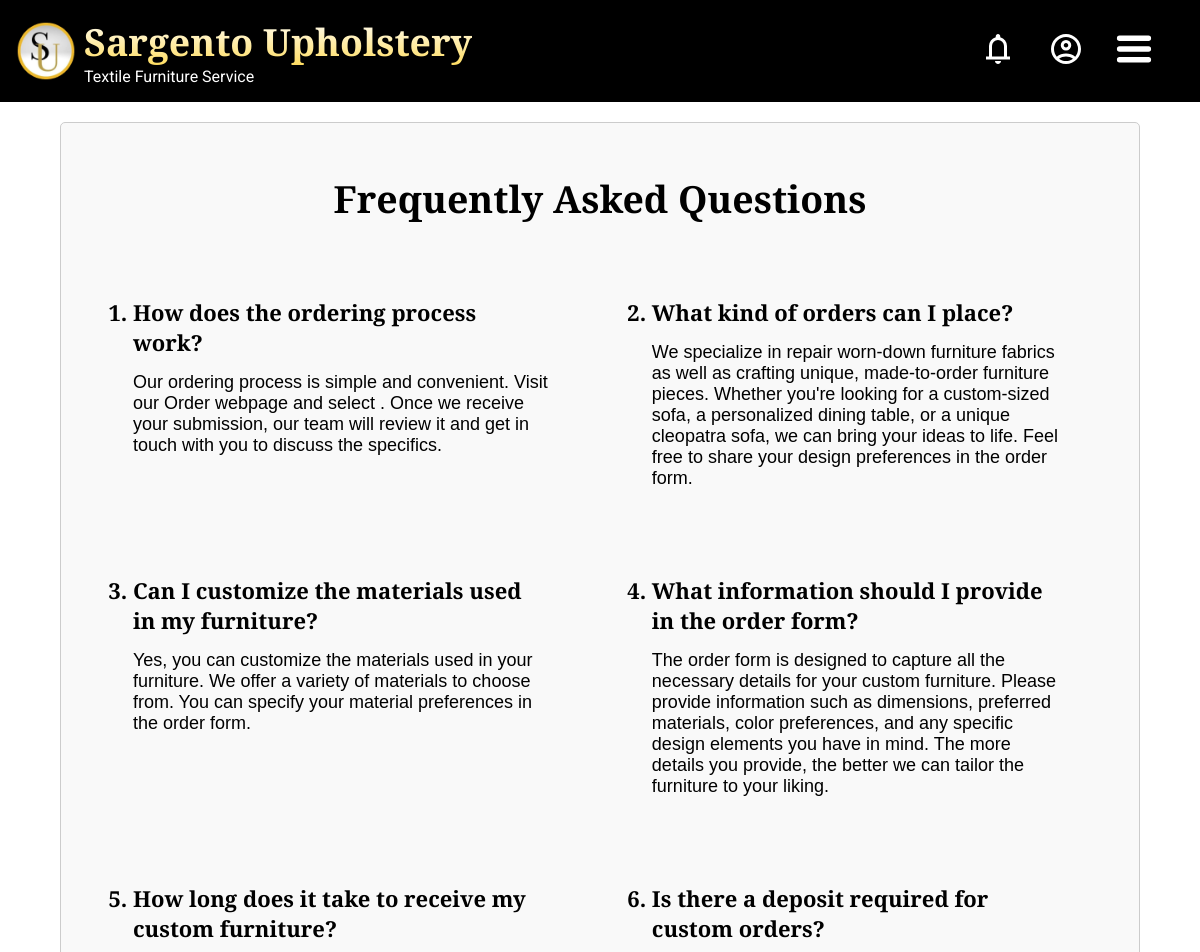
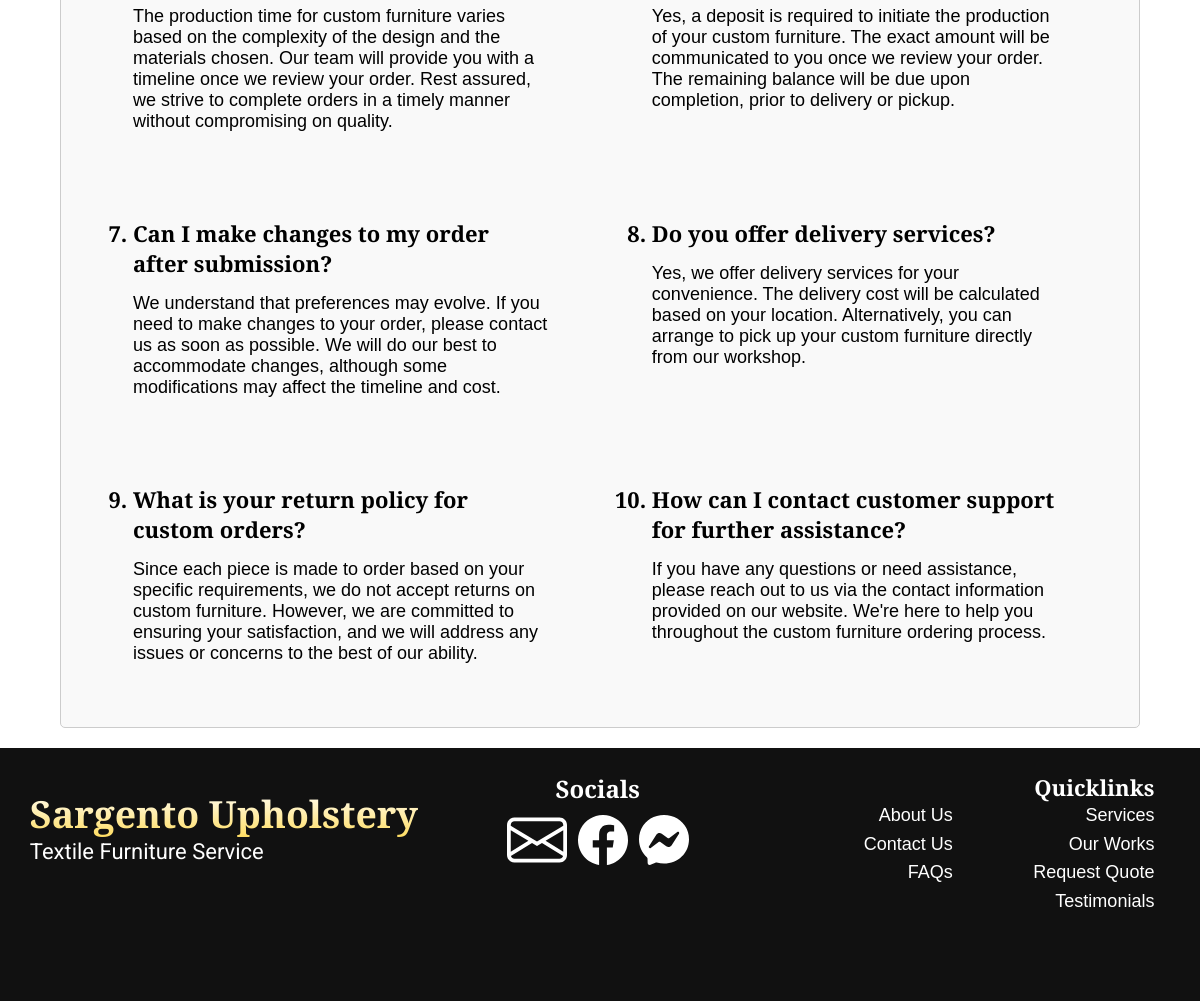
The page /faq.php (signed in) on the database its author committed (2 pictures, top to bottom).
### tables this page shows
CREATE TABLE `faqs` (
  `faq_id` int NOT NULL,
  `question` text NOT NULL,
  `answer` text NOT NULL
);

### faq.php (the view, shortened to what this page needs)
<!DOCTYPE html>
<html lang="en">
<head>
    <link rel="stylesheet" href="/css/global.css">
    <link rel="stylesheet" href="/css/order.css">
</head>
<body>
    <?php
        include_once('header.php')
    ?>
        <div class="faq">
            <h1 class="faq__title">Frequently Asked Questions</h1>
            <ol class="faq__list">
                <?php
                    $sql = "SELECT * FROM faqs";
                    $stmt = $conn->query($sql);
                    $faqs = $stmt->fetchAll();
                    foreach ($faqs as $faq) {
                        echo "
                            <div class='faq__item'>
                                <li class='faq__question'>{$faq['question']}</li>
                                <p class='faq__answer'>{$faq['answer']}</p>
                            </div>
                        ";
                    }
                ?>
            </ol>
        </div>
    <?php
        require_once('footer.php');
    ?>
</body>
</html>

### css/global.css (style rules this page uses)
:root { --fs-48: clamp(28px, 3.12vw, 48px); --fs-40: clamp(26px, 2.59vw, 40px); --fs-36: clamp(25px, 2.34vw, 36px); --fs-32: clamp(24px, 2.08vw, 32px); --fs-24: clamp(22px, 1.56vw, 24px); --fs-20: clamp(18px, 1.3vw, 20px); --fs-18: clamp(16px, 1.17vw, 18px); --fs-16: clamp(14px, 0.78vw, 16px); }
* { box-sizing: border-box; margin: 0; padding: 0; text-decoration: none; }
body { font-family: 'Playfair Display', sans-serif; }

### css/order.css (style rules this page uses)
.faq { margin: 2.5vh 5vw; width: 90vw; height: fit-content; padding: 20px; border: 1px solid #ccc; border-radius: 5px; background-color: #f9f9f9; display: flex; flex-direction: column; justify-content: center; align-items: center; }
.faq__title { font-size: var(--fs-48); text-align: center; padding: 2.5vmin 0; }
.faq__list { display: flex; flex-wrap: wrap; }
.faq__item { margin: 1.25% 5%; width: 40%; }
.faq__question { font-weight: bold; font-size: var(--fs-24); padding: 2.5vmin 0 0; }
.faq__answer { font-size: var(--fs-20); padding: 1.25vmin 0 2.5vmin; }

### rows shown on the page
faqs: question "How does the ordering process work?", answer "Our ordering process is simple and convenient. Visit our Order webpage and select . Once we receive your submission, our team will review it and get in touch with you to discuss the specifics."
faqs: question "What kind of orders can I place?", answer "We specialize in repair worn-down furniture fabrics as well as crafting unique, made-to-order furniture pieces. Whether you're looking for a custom-sized sofa, a personalized dining table, or a unique cleopatra sofa, we can bring your ideas to life. Feel free to share your design preferences in the order form."
faqs: question "Can I customize the materials used in my furniture?", answer "Yes, you can customize the materials used in your furniture. We offer a variety of materials to choose from. You can specify your material preferences in the order form."
faqs: question "What information should I provide in the order form?", answer "The order form is designed to capture all the necessary details for your custom furniture. Please provide information such as dimensions, preferred materials, color preferences, and any specific design elements you have in mind. The more details you provide, the better we can tailor the furniture to your liking."
faqs: question "How long does it take to receive my custom furniture?", answer "The production time for custom furniture varies based on the complexity of the design and the materials chosen. Our team will provide you with a timeline once we review your order. Rest assured, we strive to complete orders in a timely manner without compromising on quality."
faqs: question "Is there a deposit required for custom orders?", answer "Yes, a deposit is required to initiate the production of your custom furniture. The exact amount will be communicated to you once we review your order. The remaining balance will be due upon completion, prior to delivery or pickup."
faqs: question "Can I make changes to my order after submission?", answer "We understand that preferences may evolve. If you need to make changes to your order, please contact us as soon as possible. We will do our best to accommodate changes, although some modifications may affect the timeline and cost."
faqs: question "Do you offer delivery services?", answer "Yes, we offer delivery services for your convenience. The delivery cost will be calculated based on your location. Alternatively, you can arrange to pick up your custom furniture directly from our workshop."
faqs: question "What is your return policy for custom orders?", answer "Since each piece is made to order based on your specific requirements, we do not accept returns on custom furniture. However, we are committed to ensuring your satisfaction, and we will address any issues or concerns to the best of our ability."
faqs: question "How can I contact customer support for further assistance?", answer "If you have any questions or need assistance, please reach out to us via the contact information provided on our website. We're here to help you throughout the custom furniture ordering process."
